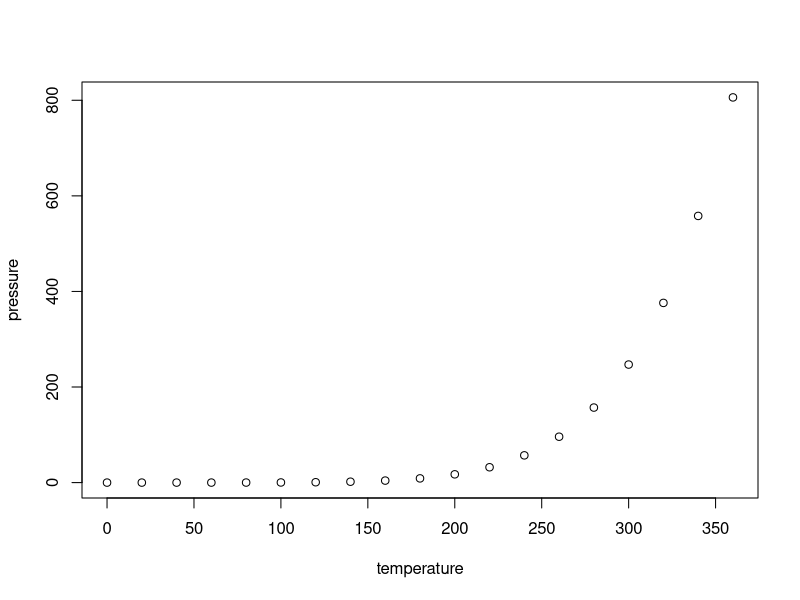
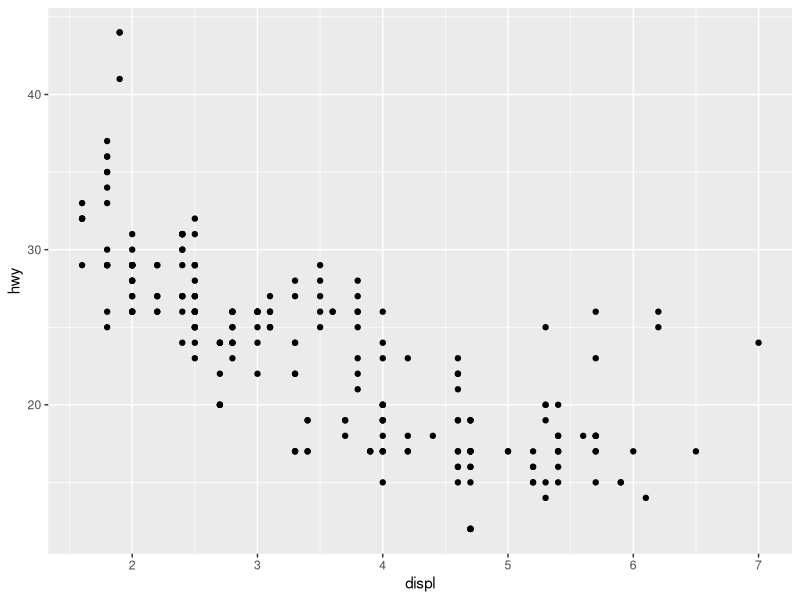
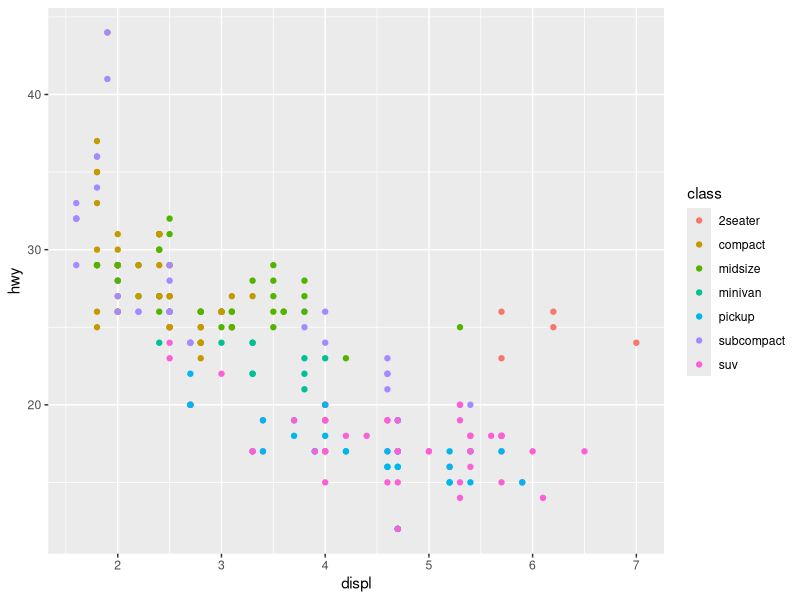

Source code (R) for these figures, in order:
## ---- chunk 1
knitr::opts_chunk$set(echo = TRUE)
## ---- chunk 2
summary(cars)
## ---- chunk 3
plot(pressure)
## ---- chunk 4
install.packages("tidyverse")
library(tidyverse)
## ---- chunk 5
ggplot(data = mpg) + 
  geom_point(mapping = aes(x = displ, y = hwy))
## ---- chunk 6
ggplot(data = mpg) + 
  geom_point(mapping = aes(x = displ, y = hwy, color = class))
